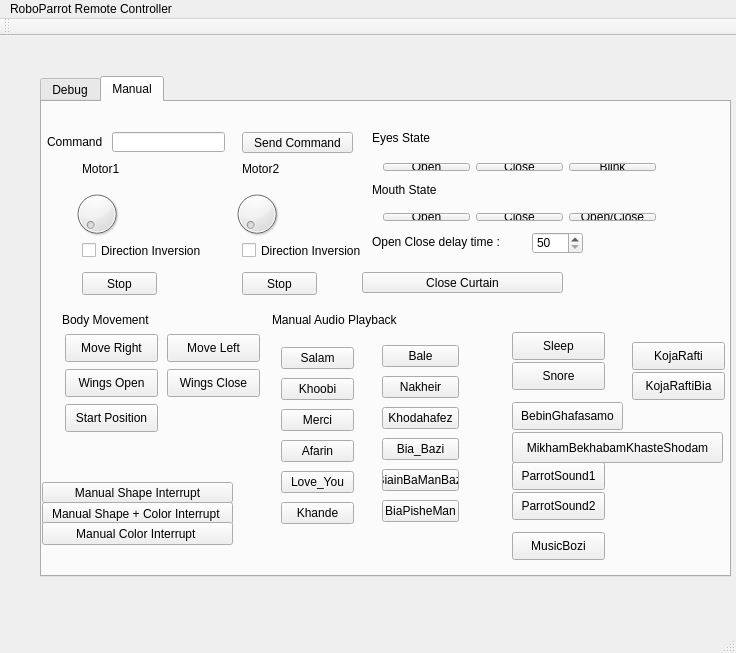
<?xml version="1.0" encoding="UTF-8"?>
<ui version="4.0">
 <class>MainWindow</class>
 <widget class="QMainWindow" name="MainWindow">
  <property name="geometry">
   <rect>
    <x>0</x>
    <y>0</y>
    <width>736</width>
    <height>653</height>
   </rect>
  </property>
  <property name="windowTitle">
   <string>MainWindow</string>
  </property>
  <widget class="QWidget" name="centralWidget">
   <widget class="QTabWidget" name="tabWidget">
    <property name="geometry">
     <rect>
      <x>40</x>
      <y>40</y>
      <width>691</width>
      <height>501</height>
     </rect>
    </property>
    <property name="currentIndex">
     <number>1</number>
    </property>
    <widget class="QWidget" name="debug">
     <attribute name="title">
      <string>Debug</string>
     </attribute>
     <widget class="QWidget" name="layoutWidget">
      <property name="geometry">
       <rect>
        <x>0</x>
        <y>10</y>
        <width>297</width>
        <height>261</height>
       </rect>
      </property>
      <layout class="QVBoxLayout" name="verticalLayout_5">
       <item>
        <widget class="QCheckBox" name="ColorD">
         <property name="text">
          <string>Color Detection</string>
         </property>
        </widget>
       </item>
       <item>
        <widget class="QCheckBox" name="ShapeD">
         <property name="text">
          <string>Shape Detection</string>
         </property>
        </widget>
       </item>
       <item>
        <widget class="QCheckBox" name="FD">
         <property name="text">
          <string>Face Detection</string>
         </property>
        </widget>
       </item>
       <item>
        <widget class="QCheckBox" name="FR_LBP">
         <property name="text">
          <string>Face Recognition - Local Binary Pattern Method</string>
         </property>
        </widget>
       </item>
       <item>
        <widget class="QCheckBox" name="FR_FF">
         <property name="text">
          <string>Face Recognition - Fisher Face Method</string>
         </property>
        </widget>
       </item>
      </layout>
     </widget>
     <widget class="QWidget" name="layoutWidget_2">
      <property name="geometry">
       <rect>
        <x>20</x>
        <y>410</y>
        <width>359</width>
        <height>30</height>
       </rect>
      </property>
      <layout class="QHBoxLayout" name="horizontalLayout_4">
       <item>
        <widget class="QLabel" name="label_2">
         <property name="text">
          <string>Com EasyVR:</string>
         </property>
        </widget>
       </item>
       <item>
        <widget class="QComboBox" name="Com_E"/>
       </item>
       <item>
        <widget class="QPushButton" name="Connect_Com_E">
         <property name="text">
          <string>Connect</string>
         </property>
        </widget>
       </item>
       <item>
        <widget class="QPushButton" name="Dis_E">
         <property name="text">
          <string>Disconnect</string>
         </property>
        </widget>
       </item>
      </layout>
     </widget>
     <widget class="QPushButton" name="Send">
      <property name="geometry">
       <rect>
        <x>390</x>
        <y>410</y>
        <width>75</width>
        <height>23</height>
       </rect>
      </property>
      <property name="text">
       <string>Send</string>
      </property>
     </widget>
     <widget class="QPushButton" name="StopStartup">
      <property name="geometry">
       <rect>
        <x>350</x>
        <y>360</y>
        <width>101</width>
        <height>21</height>
       </rect>
      </property>
      <property name="text">
       <string>Stop Start-Up</string>
      </property>
     </widget>
     <widget class="QWidget" name="layoutWidget">
      <property name="geometry">
       <rect>
        <x>20</x>
        <y>360</y>
        <width>313</width>
        <height>30</height>
       </rect>
      </property>
      <layout class="QHBoxLayout" name="horizontalLayout_3">
       <item>
        <widget class="QLabel" name="label">
         <property name="text">
          <string>Com:</string>
         </property>
        </widget>
       </item>
       <item>
        <widget class="QComboBox" name="Com"/>
       </item>
       <item>
        <widget class="QPushButton" name="Connect_Com">
         <property name="text">
          <string>Connect</string>
         </property>
        </widget>
       </item>
       <item>
        <widget class="QPushButton" name="Dis_Com">
         <property name="text">
          <string>Disconnect</string>
         </property>
        </widget>
       </item>
      </layout>
     </widget>
     <widget class="QFrame" name="frame">
      <property name="geometry">
       <rect>
        <x>390</x>
        <y>20</y>
        <width>221</width>
        <height>181</height>
       </rect>
      </property>
      <property name="frameShape">
       <enum>QFrame::StyledPanel</enum>
      </property>
      <property name="frameShadow">
       <enum>QFrame::Raised</enum>
      </property>
      <widget class="QPushButton" name="Take_new_face_pictures">
       <property name="geometry">
        <rect>
         <x>0</x>
         <y>40</y>
         <width>221</width>
         <height>31</height>
        </rect>
       </property>
       <property name="text">
        <string>Take pictures of a new face</string>
       </property>
      </widget>
      <widget class="QPushButton" name="Train_LBP_Model">
       <property name="geometry">
        <rect>
         <x>0</x>
         <y>130</y>
         <width>221</width>
         <height>31</height>
        </rect>
       </property>
       <property name="text">
        <string>Train Local Binary Pattern Model</string>
       </property>
      </widget>
      <widget class="QPushButton" name="Train_FF_Model">
       <property name="geometry">
        <rect>
         <x>0</x>
         <y>100</y>
         <width>221</width>
         <height>31</height>
        </rect>
       </property>
       <property name="text">
        <string>Train Fisher Face Model</string>
       </property>
      </widget>
      <widget class="QPushButton" name="Save_taken_pictures">
       <property name="geometry">
        <rect>
         <x>0</x>
         <y>70</y>
         <width>221</width>
         <height>31</height>
        </rect>
       </property>
       <property name="text">
        <string>Save the taken pictures</string>
       </property>
      </widget>
     </widget>
    </widget>
    <widget class="QWidget" name="manual">
     <attribute name="title">
      <string>Manual</string>
     </attribute>
     <widget class="QPushButton" name="SendCommand">
      <property name="geometry">
       <rect>
        <x>200</x>
        <y>30</y>
        <width>111</width>
        <height>21</height>
       </rect>
      </property>
      <property name="text">
       <string>Send Command</string>
      </property>
     </widget>
     <widget class="QLineEdit" name="Command">
      <property name="geometry">
       <rect>
        <x>70</x>
        <y>30</y>
        <width>113</width>
        <height>20</height>
       </rect>
      </property>
     </widget>
     <widget class="QLabel" name="label_3">
      <property name="geometry">
       <rect>
        <x>5</x>
        <y>30</y>
        <width>61</width>
        <height>20</height>
       </rect>
      </property>
      <property name="text">
       <string>Command</string>
      </property>
     </widget>
     <widget class="QDial" name="Motor1_Dial">
      <property name="geometry">
       <rect>
        <x>30</x>
        <y>80</y>
        <width>50</width>
        <height>64</height>
       </rect>
      </property>
      <property name="minimum">
       <number>242</number>
      </property>
      <property name="maximum">
       <number>252</number>
      </property>
      <property name="invertedAppearance">
       <bool>false</bool>
      </property>
      <property name="wrapping">
       <bool>false</bool>
      </property>
     </widget>
     <widget class="QLabel" name="label_4">
      <property name="geometry">
       <rect>
        <x>40</x>
        <y>60</y>
        <width>46</width>
        <height>13</height>
       </rect>
      </property>
      <property name="text">
       <string>Motor1</string>
      </property>
     </widget>
     <widget class="QCheckBox" name="Motor_dir">
      <property name="geometry">
       <rect>
        <x>40</x>
        <y>140</y>
        <width>131</width>
        <height>17</height>
       </rect>
      </property>
      <property name="text">
       <string>Direction Inversion</string>
      </property>
     </widget>
     <widget class="QPushButton" name="Motor1_stop">
      <property name="geometry">
       <rect>
        <x>40</x>
        <y>170</y>
        <width>75</width>
        <height>23</height>
       </rect>
      </property>
      <property name="text">
       <string>Stop</string>
      </property>
     </widget>
     <widget class="QLabel" name="label_5">
      <property name="geometry">
       <rect>
        <x>200</x>
        <y>60</y>
        <width>46</width>
        <height>13</height>
       </rect>
      </property>
      <property name="text">
       <string>Motor2</string>
      </property>
     </widget>
     <widget class="QDial" name="Motor2_dial">
      <property name="geometry">
       <rect>
        <x>190</x>
        <y>80</y>
        <width>50</width>
        <height>64</height>
       </rect>
      </property>
      <property name="minimum">
       <number>140</number>
      </property>
      <property name="maximum">
       <number>220</number>
      </property>
     </widget>
     <widget class="QCheckBox" name="Motor2_dir">
      <property name="geometry">
       <rect>
        <x>200</x>
        <y>140</y>
        <width>131</width>
        <height>17</height>
       </rect>
      </property>
      <property name="text">
       <string>Direction Inversion</string>
      </property>
     </widget>
     <widget class="QPushButton" name="Motor2_stop">
      <property name="geometry">
       <rect>
        <x>200</x>
        <y>170</y>
        <width>75</width>
        <height>23</height>
       </rect>
      </property>
      <property name="text">
       <string>Stop</string>
      </property>
     </widget>
     <widget class="QLabel" name="label_6">
      <property name="geometry">
       <rect>
        <x>330</x>
        <y>26</y>
        <width>61</width>
        <height>20</height>
       </rect>
      </property>
      <property name="text">
       <string>Eyes State</string>
      </property>
     </widget>
     <widget class="QLabel" name="label_7">
      <property name="geometry">
       <rect>
        <x>330</x>
        <y>80</y>
        <width>81</width>
        <height>16</height>
       </rect>
      </property>
      <property name="text">
       <string>Mouth State</string>
      </property>
     </widget>
     <widget class="QSpinBox" name="delay_mouth">
      <property name="geometry">
       <rect>
        <x>490</x>
        <y>130</y>
        <width>51</width>
        <height>22</height>
       </rect>
      </property>
      <property name="minimum">
       <number>50</number>
      </property>
      <property name="maximum">
       <number>255</number>
      </property>
     </widget>
     <widget class="QLabel" name="label_8">
      <property name="geometry">
       <rect>
        <x>330</x>
        <y>130</y>
        <width>151</width>
        <height>20</height>
       </rect>
      </property>
      <property name="text">
       <string>Open Close delay time :</string>
      </property>
     </widget>
     <widget class="QLabel" name="label_9">
      <property name="geometry">
       <rect>
        <x>20</x>
        <y>210</y>
        <width>121</width>
        <height>16</height>
       </rect>
      </property>
      <property name="text">
       <string>Body Movement</string>
      </property>
     </widget>
     <widget class="QWidget" name="layoutWidget">
      <property name="geometry">
       <rect>
        <x>330</x>
        <y>50</y>
        <width>295</width>
        <height>30</height>
       </rect>
      </property>
      <layout class="QHBoxLayout" name="horizontalLayout">
       <item>
        <widget class="QPushButton" name="eye_open">
         <property name="text">
          <string>Open</string>
         </property>
        </widget>
       </item>
       <item>
        <widget class="QPushButton" name="eye_close">
         <property name="text">
          <string>Close</string>
         </property>
        </widget>
       </item>
       <item>
        <widget class="QPushButton" name="eye_blink">
         <property name="text">
          <string>Blink</string>
         </property>
        </widget>
       </item>
      </layout>
     </widget>
     <widget class="QWidget" name="layoutWidget">
      <property name="geometry">
       <rect>
        <x>330</x>
        <y>100</y>
        <width>295</width>
        <height>30</height>
       </rect>
      </property>
      <layout class="QHBoxLayout" name="horizontalLayout_2">
       <item>
        <widget class="QPushButton" name="mouth_open">
         <property name="text">
          <string>Open</string>
         </property>
        </widget>
       </item>
       <item>
        <widget class="QPushButton" name="mouth_close">
         <property name="text">
          <string>Close</string>
         </property>
        </widget>
       </item>
       <item>
        <widget class="QPushButton" name="mouth_open_close">
         <property name="text">
          <string>Open/Close</string>
         </property>
        </widget>
       </item>
      </layout>
     </widget>
     <widget class="QLabel" name="label_10">
      <property name="geometry">
       <rect>
        <x>230</x>
        <y>210</y>
        <width>161</width>
        <height>16</height>
       </rect>
      </property>
      <property name="text">
       <string>Manual Audio Playback</string>
      </property>
     </widget>
     <widget class="QPushButton" name="manual_shape_color_int">
      <property name="geometry">
       <rect>
        <x>0</x>
        <y>400</y>
        <width>191</width>
        <height>23</height>
       </rect>
      </property>
      <property name="text">
       <string>Manual Shape + Color Interrupt </string>
      </property>
     </widget>
     <widget class="QPushButton" name="move_right">
      <property name="geometry">
       <rect>
        <x>23</x>
        <y>232</y>
        <width>93</width>
        <height>28</height>
       </rect>
      </property>
      <property name="text">
       <string>Move Right</string>
      </property>
     </widget>
     <widget class="QPushButton" name="wings_open">
      <property name="geometry">
       <rect>
        <x>23</x>
        <y>267</y>
        <width>93</width>
        <height>28</height>
       </rect>
      </property>
      <property name="text">
       <string>Wings Open</string>
      </property>
     </widget>
     <widget class="QPushButton" name="start_position">
      <property name="geometry">
       <rect>
        <x>23</x>
        <y>302</y>
        <width>93</width>
        <height>28</height>
       </rect>
      </property>
      <property name="text">
       <string>Start Position</string>
      </property>
     </widget>
     <widget class="QPushButton" name="move_left">
      <property name="geometry">
       <rect>
        <x>125</x>
        <y>232</y>
        <width>93</width>
        <height>28</height>
       </rect>
      </property>
      <property name="text">
       <string>Move Left</string>
      </property>
     </widget>
     <widget class="QPushButton" name="wings_close">
      <property name="geometry">
       <rect>
        <x>125</x>
        <y>267</y>
        <width>93</width>
        <height>28</height>
       </rect>
      </property>
      <property name="text">
       <string>Wings Close</string>
      </property>
     </widget>
     <widget class="QWidget" name="layoutWidget">
      <property name="geometry">
       <rect>
        <x>329</x>
        <y>229</y>
        <width>99</width>
        <height>205</height>
       </rect>
      </property>
      <layout class="QVBoxLayout" name="verticalLayout">
       <item>
        <widget class="QPushButton" name="Bale">
         <property name="text">
          <string>Bale</string>
         </property>
        </widget>
       </item>
       <item>
        <widget class="QPushButton" name="Nakheir">
         <property name="text">
          <string>Nakheir</string>
         </property>
        </widget>
       </item>
       <item>
        <widget class="QPushButton" name="Khodahafez">
         <property name="text">
          <string>Khodahafez</string>
         </property>
        </widget>
       </item>
       <item>
        <widget class="QPushButton" name="Bia_Bazi">
         <property name="text">
          <string>Bia_Bazi</string>
         </property>
        </widget>
       </item>
       <item>
        <widget class="QPushButton" name="BiainBaManBazi">
         <property name="text">
          <string>BiainBaManBazi</string>
         </property>
        </widget>
       </item>
       <item>
        <widget class="QPushButton" name="BiaPisheMan">
         <property name="text">
          <string>BiaPisheMan</string>
         </property>
        </widget>
       </item>
      </layout>
     </widget>
     <widget class="QWidget" name="layoutWidget">
      <property name="geometry">
       <rect>
        <x>228</x>
        <y>231</y>
        <width>95</width>
        <height>205</height>
       </rect>
      </property>
      <layout class="QVBoxLayout" name="verticalLayout_2">
       <item>
        <widget class="QPushButton" name="Salam">
         <property name="text">
          <string>Salam</string>
         </property>
        </widget>
       </item>
       <item>
        <widget class="QPushButton" name="Khoobi">
         <property name="text">
          <string>Khoobi</string>
         </property>
        </widget>
       </item>
       <item>
        <widget class="QPushButton" name="Merci">
         <property name="text">
          <string>Merci</string>
         </property>
        </widget>
       </item>
       <item>
        <widget class="QPushButton" name="Afarin">
         <property name="text">
          <string>Afarin</string>
         </property>
        </widget>
       </item>
       <item>
        <widget class="QPushButton" name="Love_You">
         <property name="text">
          <string>Love_You</string>
         </property>
        </widget>
       </item>
       <item>
        <widget class="QPushButton" name="Khande">
         <property name="text">
          <string>Khande</string>
         </property>
        </widget>
       </item>
      </layout>
     </widget>
     <widget class="QPushButton" name="Manual_Color">
      <property name="geometry">
       <rect>
        <x>0</x>
        <y>420</y>
        <width>191</width>
        <height>23</height>
       </rect>
      </property>
      <property name="text">
       <string>Manual Color Interrupt </string>
      </property>
     </widget>
     <widget class="QPushButton" name="Manual_Shape">
      <property name="geometry">
       <rect>
        <x>0</x>
        <y>380</y>
        <width>191</width>
        <height>21</height>
       </rect>
      </property>
      <property name="text">
       <string>Manual Shape Interrupt</string>
      </property>
     </widget>
     <widget class="QPushButton" name="Sleep">
      <property name="geometry">
       <rect>
        <x>470</x>
        <y>230</y>
        <width>93</width>
        <height>28</height>
       </rect>
      </property>
      <property name="text">
       <string>Sleep</string>
      </property>
     </widget>
     <widget class="QPushButton" name="Snore">
      <property name="geometry">
       <rect>
        <x>470</x>
        <y>260</y>
        <width>93</width>
        <height>28</height>
       </rect>
      </property>
      <property name="text">
       <string>Snore</string>
      </property>
     </widget>
     <widget class="QPushButton" name="BebinGhafasamo">
      <property name="geometry">
       <rect>
        <x>470</x>
        <y>300</y>
        <width>111</width>
        <height>28</height>
       </rect>
      </property>
      <property name="text">
       <string>BebinGhafasamo</string>
      </property>
     </widget>
     <widget class="QPushButton" name="ParrotSound1">
      <property name="geometry">
       <rect>
        <x>470</x>
        <y>360</y>
        <width>93</width>
        <height>28</height>
       </rect>
      </property>
      <property name="text">
       <string>ParrotSound1</string>
      </property>
     </widget>
     <widget class="QPushButton" name="ParrotSound2">
      <property name="geometry">
       <rect>
        <x>470</x>
        <y>390</y>
        <width>93</width>
        <height>28</height>
       </rect>
      </property>
      <property name="text">
       <string>ParrotSound2</string>
      </property>
     </widget>
     <widget class="QPushButton" name="KojaRafti">
      <property name="geometry">
       <rect>
        <x>590</x>
        <y>240</y>
        <width>93</width>
        <height>28</height>
       </rect>
      </property>
      <property name="text">
       <string>KojaRafti</string>
      </property>
     </widget>
     <widget class="QPushButton" name="KojaRaftiBia">
      <property name="geometry">
       <rect>
        <x>590</x>
        <y>270</y>
        <width>93</width>
        <height>28</height>
       </rect>
      </property>
      <property name="text">
       <string>KojaRaftiBia</string>
      </property>
     </widget>
     <widget class="QPushButton" name="MikhamBekhabamKhasteShodam">
      <property name="geometry">
       <rect>
        <x>470</x>
        <y>330</y>
        <width>211</width>
        <height>31</height>
       </rect>
      </property>
      <property name="text">
       <string>MikhamBekhabamKhasteShodam</string>
      </property>
     </widget>
     <widget class="QPushButton" name="MusicBozi">
      <property name="geometry">
       <rect>
        <x>470</x>
        <y>430</y>
        <width>93</width>
        <height>28</height>
       </rect>
      </property>
      <property name="text">
       <string>MusicBozi</string>
      </property>
     </widget>
     <widget class="QPushButton" name="Close_The_Curtain">
      <property name="geometry">
       <rect>
        <x>320</x>
        <y>170</y>
        <width>201</width>
        <height>21</height>
       </rect>
      </property>
      <property name="text">
       <string>Close Curtain</string>
      </property>
     </widget>
    </widget>
   </widget>
  </widget>
  <widget class="QMenuBar" name="menuBar">
   <property name="geometry">
    <rect>
     <x>0</x>
     <y>0</y>
     <width>736</width>
     <height>21</height>
    </rect>
   </property>
   <widget class="QMenu" name="menuRoboParrot_Remote_Control">
    <property name="title">
     <string>RoboParrot Remote Controller</string>
    </property>
   </widget>
   <addaction name="menuRoboParrot_Remote_Control"/>
  </widget>
  <widget class="QToolBar" name="mainToolBar">
   <attribute name="toolBarArea">
    <enum>TopToolBarArea</enum>
   </attribute>
   <attribute name="toolBarBreak">
    <bool>false</bool>
   </attribute>
  </widget>
  <widget class="QStatusBar" name="statusBar"/>
 </widget>
 <layoutdefault spacing="6" margin="11"/>
 <resources/>
 <connections/>
</ui>
